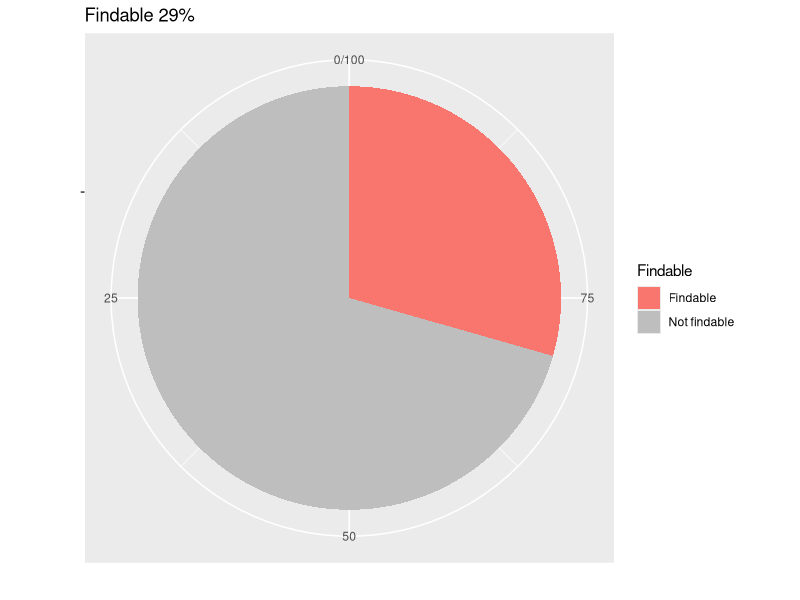
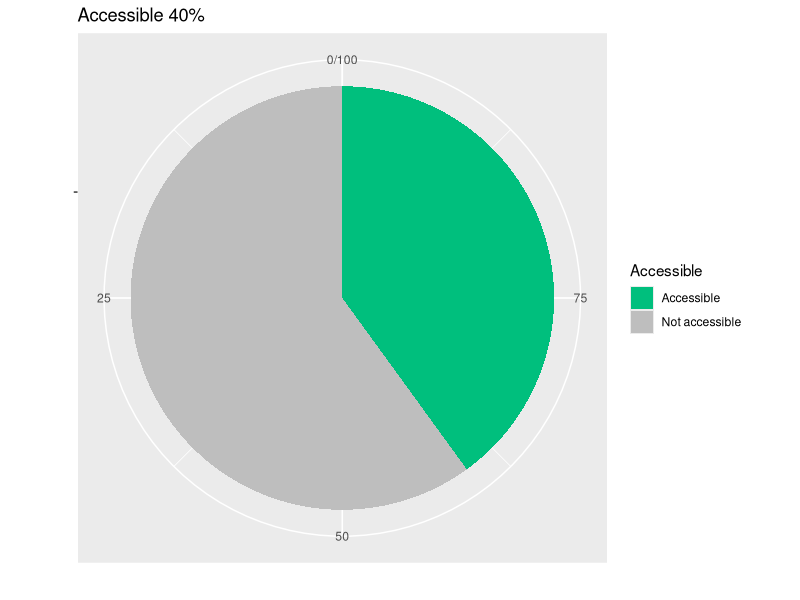
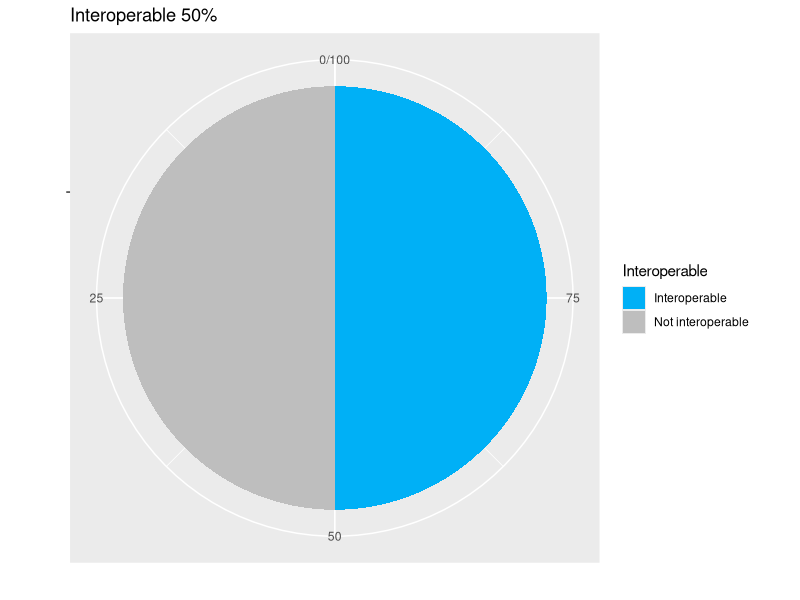
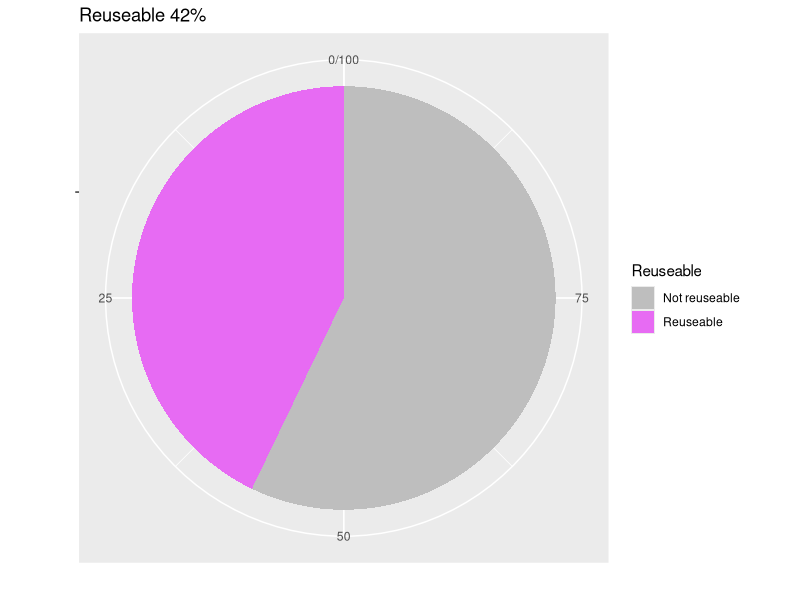
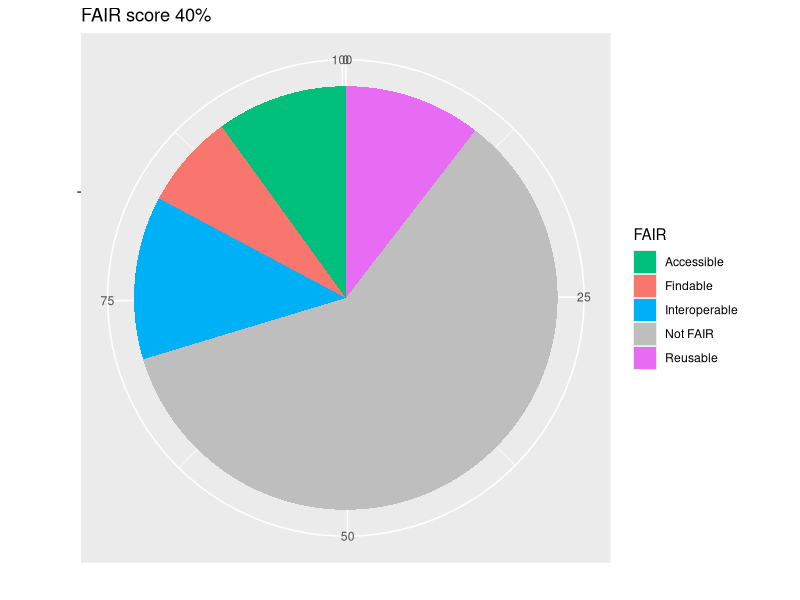

The R script that drew these images, in order:
## ---- chunk 1
library(knitr)
library(kableExtra)
knitr::opts_chunk$set(
  eval = TRUE,
	echo = TRUE,
	fig.align = "center",
	message = FALSE,
	warning = FALSE,
	fig.width=5.5,
	out.width = "100%"
)
# clean environment
rm(list=ls())
gc()
## ---- chunk 2

data_collection <- 'Give title to your data collection FAIR assessment'

q1_a <- ''
q1_b <- ''
q1_c <- 'selected'
q1_d <- ''

q2_0 <- ''
q2_a <- ''
q2_b <- ''
q2_c <- 'selected'

q3_0 <- ''
q3_a <- ''
q3_b <- ''
q3_c <- ''
q3_d <- ''
q3_e <- 'selected'

q4_0 <- ''
q4_a <- ''
q4_b <- ''
q4_c <- 'selected'
q4_d <- ''

q5_a <- ''
q5_b <- ''
q5_c <- 'selected'
q5_d <- ''

q6_a <- ''
q6_b <- ''
q6_c <- ''
q6_d <- ''
q6_e <- ''
q6_f <- 'selected'

q7_a <- ''
q7_b <- ''
q7_c <- ''
q7_d <- 'selected'

q8_a <- ''
q8_b <- ''
q8_c <- ''
q8_d <- ''
q8_e <- 'selected'
q8_f <- ''

q9_a <- ''
q9_b <- ''
q9_c <- ''
q9_d <- ''
q9_e <- 'selected'
q9_f <- ''

q10_a <- ''
q10_b <- ''
q10_c <- 'selected'
q10_d <- ''

q11_a <- ''
q11_b <- ''
q11_c <- 'selected'
q11_d <- ''

q12_a <- ''
q12_b <- ''
q12_c <- 'selected'
q12_d <- ''

q13_a <- ''
q13_b <- ''
q13_c <- 'selected'
q13_d <- ''

q14_a <- ''
q14_b <- ''
q14_c <- ''
q14_d <- 'selected'


## ---- chunk 3

if (file.exists("./FAIRevaluation.csv")) {

my_csv2 <- read.csv2(file = "./FAIRevaluation.csv", header=FALSE)

data_collection <- my_csv2[1]

q1_a <- ''
q1_b <- ''
q1_c <- ''
q1_d <- ''

q2_0 <- ''
q2_a <- ''
q2_b <- ''
q2_c <- ''

q3_0 <- ''
q3_a <- ''
q3_b <- ''
q3_c <- ''
q3_d <- ''
q3_e <- ''

q4_0 <- ''
q4_a <- ''
q4_b <- ''
q4_c <- ''
q4_d <- ''

q5_a <- ''
q5_b <- ''
q5_c <- ''
q5_d <- ''

q6_a <- ''
q6_b <- ''
q6_c <- ''
q6_d <- ''
q6_e <- ''
q6_f <- ''

q7_a <- ''
q7_b <- ''
q7_c <- ''
q7_d <- ''

q8_a <- ''
q8_b <- ''
q8_c <- ''
q8_d <- ''
q8_e <- ''
q8_f <- ''

q9_a <- ''
q9_b <- ''
q9_c <- ''
q9_d <- ''
q9_e <- ''
q9_f <- ''

q10_a <- ''
q10_b <- ''
q10_c <- ''
q10_d <- ''

q11_a <- ''
q11_b <- ''
q11_c <- ''
q11_d <- ''

q12_a <- ''
q12_b <- ''
q12_c <- ''
q12_d <- ''

q13_a <- ''
q13_b <- ''
q13_c <- ''
q13_d <- ''

q14_a <- ''
q14_b <- ''
q14_c <- ''
q14_d <- ''


if (my_csv2[21] == 'q1a') {q1_a <- 'selected'}
if (my_csv2[21] == 'q1b') {q1_b <- 'selected'}
if (my_csv2[21] == 'q1c') {q1_c <- 'selected'}
if (my_csv2[21] == 'q1d') {q1_d <- 'selected'}

if (my_csv2[22] == 'q2a') {q2_a <- 'selected'}
if (my_csv2[22] == 'q2b') {q2_b <- 'selected'}
if (my_csv2[22] == 'q2c') {q2_c <- 'selected'}

if (my_csv2[23] == 'q3a') {q3_a <- 'selected'}
if (my_csv2[23] == 'q3b') {q3_b <- 'selected'}
if (my_csv2[23] == 'q3c') {q3_c <- 'selected'}
if (my_csv2[23] == 'q3d') {q3_d <- 'selected'}
if (my_csv2[23] == 'q3e') {q3_e <- 'selected'}

if (my_csv2[24] == 'q4a') {q4_a <- 'selected'}
if (my_csv2[24] == 'q4b') {q4_b <- 'selected'}
if (my_csv2[24] == 'q4c') {q4_c <- 'selected'}
if (my_csv2[24] == 'q4d') {q4_d <- 'selected'}

if (my_csv2[25] == 'q5a') {q5_a <- 'selected'}
if (my_csv2[25] == 'q5b') {q5_b <- 'selected'}
if (my_csv2[25] == 'q5c') {q5_c <- 'selected'}
if (my_csv2[25] == 'q5d') {q5_d <- 'selected'}

if (my_csv2[26] == 'q6a') {q6_a <- 'selected'}
if (my_csv2[26] == 'q6b') {q6_b <- 'selected'}
if (my_csv2[26] == 'q6c') {q6_c <- 'selected'}
if (my_csv2[26] == 'q6d') {q6_d <- 'selected'}
if (my_csv2[26] == 'q6e') {q6_e <- 'selected'}
if (my_csv2[26] == 'q6f') {q6_f <- 'selected'}

if (my_csv2[27] == 'q7a') {q7_a <- 'selected'}
if (my_csv2[27] == 'q7b') {q7_b <- 'selected'}
if (my_csv2[27] == 'q7c') {q7_c <- 'selected'}
if (my_csv2[27] == 'q7d') {q7_d <- 'selected'}

if (my_csv2[28] == 'q14a') {q14_a <- 'selected'}
if (my_csv2[28] == 'q14b') {q14_b <- 'selected'}
if (my_csv2[28] == 'q14c') {q14_c <- 'selected'}
if (my_csv2[28] == 'q14d') {q14_d <- 'selected'}

if (my_csv2[29] == 'q8a') {q8_a <- 'selected'}
if (my_csv2[29] == 'q8b') {q8_b <- 'selected'}
if (my_csv2[29] == 'q8c') {q8_c <- 'selected'}
if (my_csv2[29] == 'q8d') {q8_d <- 'selected'}
if (my_csv2[29] == 'q8e') {q8_e <- 'selected'}
if (my_csv2[29] == 'q8f') {q8_f <- 'selected'}

if (my_csv2[30] == 'q9a') {q9_a <- 'selected'}
if (my_csv2[30] == 'q9b') {q9_b <- 'selected'}
if (my_csv2[30] == 'q9c') {q9_c <- 'selected'}
if (my_csv2[30] == 'q9d') {q9_d <- 'selected'}
if (my_csv2[30] == 'q9e') {q9_e <- 'selected'}
if (my_csv2[30] == 'q9f') {q9_f <- 'selected'}

if (my_csv2[31] == 'q10a') {q10_a <- 'selected'}
if (my_csv2[31] == 'q10b') {q10_b <- 'selected'}
if (my_csv2[31] == 'q10c') {q10_c <- 'selected'}
if (my_csv2[31] == 'q10d') {q10_d <- 'selected'}

if (my_csv2[32] == 'q11a') {q11_a <- 'selected'}
if (my_csv2[32] == 'q11b') {q11_b <- 'selected'}
if (my_csv2[32] == 'q11c') {q11_c <- 'selected'}
if (my_csv2[32] == 'q11d') {q11_d <- 'selected'}

if (my_csv2[33] == 'q12a') {q12_a <- 'selected'}
if (my_csv2[33] == 'q12b') {q12_b <- 'selected'}
if (my_csv2[33] == 'q12c') {q12_c <- 'selected'}
if (my_csv2[33] == 'q12d') {q12_d <- 'selected'}

if (my_csv2[34] == 'q13a') {q13_a <- 'selected'}
if (my_csv2[34] == 'q13b') {q13_b <- 'selected'}
if (my_csv2[34] == 'q13c') {q13_c <- 'selected'}
if (my_csv2[34] == 'q13d') {q13_d <- 'selected'}

}

## ---- chunk 4


if (file.exists("./FAIRevaluation.csv")) {

library(dplyr)
library(ggplot2)


findable=c(as.integer(my_csv2[2])/17*100+ as.integer(my_csv2[3])/17*100+as.integer(my_csv2[4])/17*100+as.integer(my_csv2[5])/17*100,(17-as.integer(my_csv2[2])-as.integer(my_csv2[3])-as.integer(my_csv2[4])-as.integer(my_csv2[5]))/17*100)


df <- data.frame(
Findable = c("Findable", "Not findable"), value = findable)


bp<- ggplot(df, aes(x="", y=value, fill=Findable))+
geom_bar(width = 1, stat = "identity")+
  coord_fixed() +
xlab("") + 
ylab("")

pie <- bp + coord_polar("y", start=0,direction=-1) + ggtitle(paste("Findable",my_csv2[16], sep=" ")) + scale_fill_manual(values = c("Findable"="#f8766d","Not findable"="gray"))
plot(pie)


}

## ---- chunk 5


if (file.exists("./FAIRevaluation.csv")) {


accessible=c(as.integer(my_csv2[6])/10*100+ as.integer(my_csv2[7])/10*100+as.integer(my_csv2[8])/10*100+as.integer(my_csv2[9])/10*100,(10-as.integer(my_csv2[6])-as.integer(my_csv2[7])-as.integer(my_csv2[8])-as.integer(my_csv2[9]))/10*100)


df <- data.frame(Accessible = c("Accessible", "Not accessible"), value = accessible)


bp<- ggplot(df, aes(x="", y=value, fill=Accessible))+
geom_bar(width = 1, stat = "identity")+
  coord_fixed() +
xlab("") + 
ylab("")

pie <- bp + coord_polar("y", start=0,direction=-1) + ggtitle(paste("Accessible",my_csv2[17], sep=" ")) + scale_fill_manual(values = c("Accessible"="#00bf7d","Not accessible"="gray"))
plot(pie)


}

## ---- chunk 6


if (file.exists("./FAIRevaluation.csv")) {


interoperable=c(as.integer(my_csv2[10])/8*100+ as.integer(my_csv2[11])/8*100+as.integer(my_csv2[12])/8*100,(8-as.integer(my_csv2[10])-as.integer(my_csv2[11])-as.integer(my_csv2[12]))/8*100)


df <- data.frame(Interoperable = c("Interoperable", "Not interoperable"), value = interoperable)


bp<- ggplot(df, aes(x="", y=value, fill=Interoperable))+
geom_bar(width = 1, stat = "identity")+
  coord_fixed() +
xlab("") + 
ylab("")

pie <- bp + coord_polar("y", start=0,direction=-1) + ggtitle(paste("Interoperable",my_csv2[18], sep=" ")) + scale_fill_manual(values = c("Interoperable"="#00b0f6","Not interoperable"="gray"))
plot(pie)


}

## ---- chunk 7


if (file.exists("./FAIRevaluation.csv")) {



reuseable=c(as.integer(my_csv2[13])/7*100+ as.integer(my_csv2[14])/7*100+as.integer(my_csv2[15])/7*100,(7-as.integer(my_csv2[13])-as.integer(my_csv2[14])-as.integer(my_csv2[15]))/7*100)


df <- data.frame(Reuseable = c("Reuseable", "Not reuseable"), value = reuseable)

  
bp<- ggplot(df, aes(x="", y=value, fill=Reuseable))+
geom_bar(width = 1, stat = "identity")+
coord_fixed() +
xlab("") + 
ylab("")

pie <- bp + coord_polar("y", start=0,direction=-1) + ggtitle(paste("Reuseable",my_csv2[19], sep=" "))+ scale_fill_manual(values = c("Reuseable"="#e76bf3","Not reuseable"="gray"))
plot(pie)


}


## ---- chunk 8


if (file.exists("./FAIRevaluation.csv")) {


Fin_perc<-as.integer(gsub('%', '', my_csv2[16]))*0.25

Acc_perc<-as.integer(gsub('%', '', my_csv2[17]))*0.25

Inter_perc<-as.integer(gsub('%', '', my_csv2[18]))*0.25

Reus_perc<-as.integer(gsub('%', '', my_csv2[19]))*0.25

Tot_perc<-as.integer(gsub('%', '', my_csv2[20]))

  
fair=c(Fin_perc,Acc_perc,Inter_perc,Reus_perc,(100-Tot_perc))


df <- data.frame(FAIR = c("Findable","Accessible","Interoperable","Reusable","Not FAIR"), value = fair)

name0<-paste(Tot_perc," %",sep="")
name1<-paste(my_csv2[19]," (",Reus_perc,"%)",sep="")
name2<-paste(my_csv2[18]," (",Inter_perc,"%)",sep="")
name3<-paste(my_csv2[17]," (",Acc_perc,"%)",sep="")
name4<-paste(my_csv2[16]," (",Fin_perc,"%)",sep="")

bp<- ggplot(df, aes(x="", y=value, fill=FAIR))+
geom_bar(width = 1, stat = "identity")+
xlab("") + 
ylab("")

pie <- bp + coord_polar("y", start=0) + ggtitle(paste("FAIR score ",Tot_perc,"%",sep="")) + scale_fill_manual(values =c("Findable"="#f8766d","Accessible"="#00bf7d","Interoperable"="#00b0f6","Reusable"="#e76bf3","Not FAIR"="gray"))
plot(pie)

fair_eval=c(name4,name3,name2,name1,name0)
FAIR_EVALUTATION <- data.frame(FAIRness_Evaluation = c("Findable","Accessible","Interoperable","Reusable","FAIRness score"), value = fair_eval)

FAIR_EVALUTATION

}

## ---- chunk 9
rm(list=ls())
gc()
